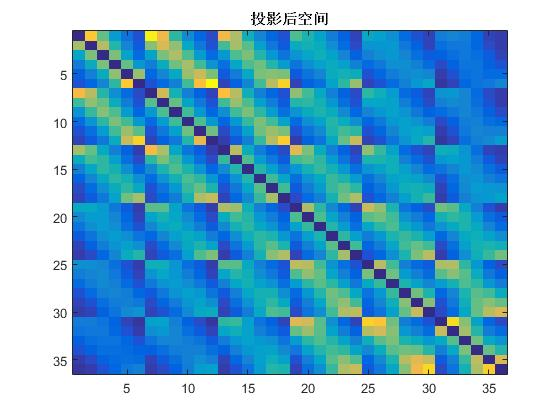
%> input picture Reference/降维代码/2.jpg, 560 x 420 px
$ octave --eval "result = getfea(imread('2.jpg'));"   (GNU Octave 9; MATLAB toolbox functions it lacks are replaced by stand-ins)
%> lines starting %> are read from the running program, lines starting %| are printed output that depends on the picture
function k=getfea(I)
f=[];
f1=[];
I=rgb2gray(I);
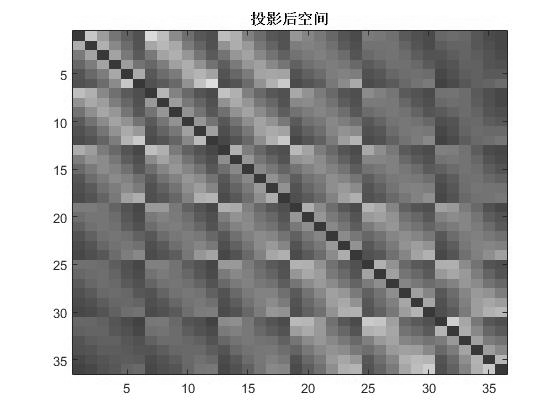
%> I: size 420x560 uint8; min 0, max 255, mean 163.4
I=histeq(I);
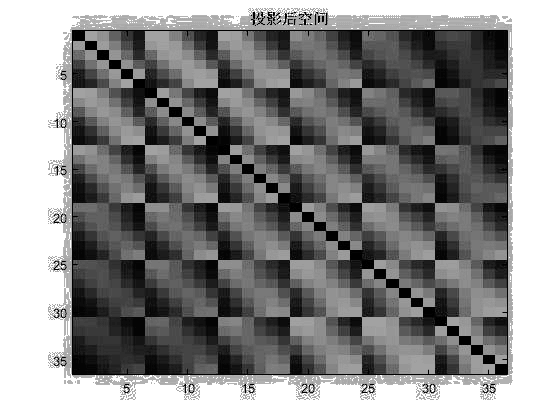
%> I: size 420x560 uint8; min 0, max 255, mean 137.4
I=imresize(I,[30,50]);
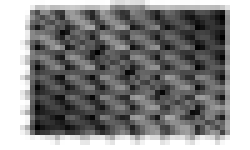
%> I: size 30x50 uint8 (shown 5 times larger); min 0, max 255, mean 137.2
[Ix,Iy]=gradient(double(I));
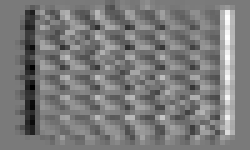
%> Ix: size 30x50 double (shown 5 times larger); min -118.5, max 127.5, mean 0; drawn with min black and max white
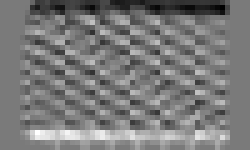
%> Iy: size 30x50 double (shown 5 times larger); min -115, max 124, mean -0.6; drawn with min black and max white
I1=sqrt(Ix.^2+Iy.^2);
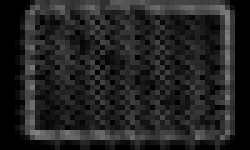
%> I1: size 30x50 double (shown 5 times larger); min 0, max 127.8, mean 34.8
for i=1:3
    for j=1:5
        sum1=I(((i-1)*10+1):10*i,((j-1)*10+1):10*j);  %提取像素值之和
%         sum2=I1(((i-1)*10+1):10*i,((j-1)*10+1):10*j);  %提取梯度值之和
        f=[sum(sum1(:));f];
%         f1=[sum(sum2(:));f1];
    end
end
%> after the loop, f = [19294; 14101; 13529; 11116; 19445; 15644; 8428; 9023; 7832; 18038; 15865; 9713; 11816; 11817; 20152]

% f=f/sum(f);
% f1=f1/sum(f1);
% k=[f;f1]/(sum(f)+sum(f1));
k=f/sum(f);
%> k = [0.0937; 0.0685; 0.0657; 0.054; 0.0945; 0.076; 0.0409; 0.0438; 0.0381; 0.0876; 0.0771; 0.0472; 0.0574; 0.0574; 0.0979]
%> `result = getfea(imread('2.jpg'));`: result has the same summary as k in getfea
